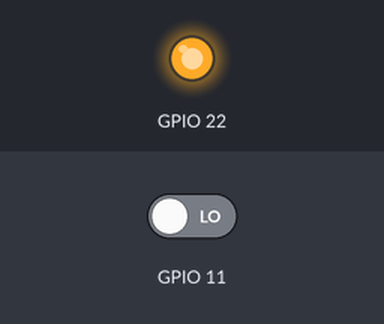
Recording of a program running on a simulated Raspberry Pi (BCM pin numbers). Shown: output pins drawn as LEDs (lit = HIGH). Inputs (shaded band) come from the test bench; at power-on: GPIO 11 LOW. What the program prints to the terminal is not drawn.

Above: at 1.2 s.
1.3 s: GPIO 11 driven HIGH
At 2.4 s:
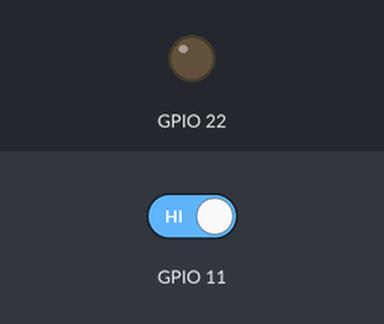
2.8 s: GPIO 11 driven LOW
At 4.0 s:
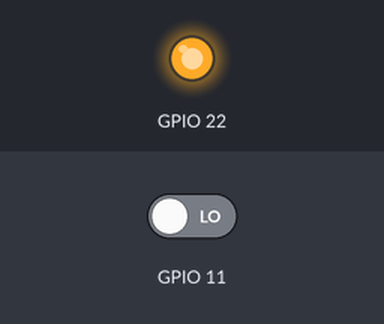
Timing chart, 0 to 5.8 s (numbered marks = the images above; inputs shaded):
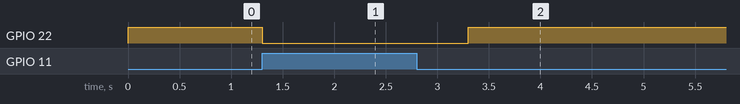

The program:

motionlight.py
```python
from time import sleep
import RPi.GPIO as GPIO

GPIO.setwarnings(False)
GPIO.setmode(GPIO.BCM)
GPIO.setup(22, GPIO.OUT)
GPIO.setup(11, GPIO.IN)


motion = False
while True:

	if GPIO.input(11) == True:

		GPIO.output(22, False)
		print "Intruder"
		sleep(2)

	if GPIO.input(11) == False:
		GPIO.output(22, True)
		print "Nothing is MOVING"

# GPIO.cleanup() should be used when the program has completed, it's not used here because of the continual loop
```

Measured:
- after the input at 1.3 s, GPIO 22: HIGH → LOW at once
- after the input at 2.8 s, GPIO 22: LOW → HIGH after 0.50 s
